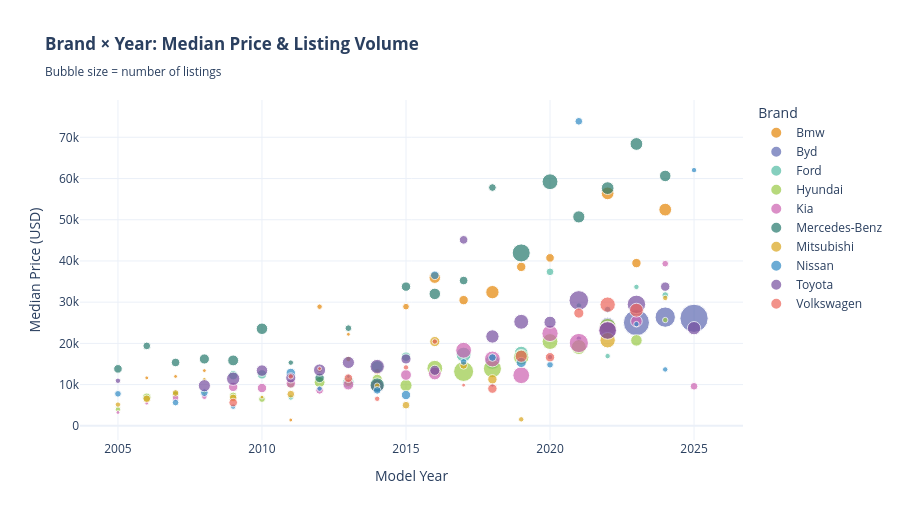

Notebook code cell kept with this figure:
### Markdown cell above
we can see that Hyundai is the most listed car brand in Jordan with 242 listings, followed very closely by Kia with 225 listings and Toyota with 224 listings. This near three-way tie at the top is interesting because it suggests that Korean brands (Hyundai and Kia) are just as popular as the globally dominant Toyota in the Jordanian market. Mercedes-Benz comes in fourth with 181 listings, which is notably high for a luxury brand and indicates that German cars have a strong presence in Jordan. BYD, a Chinese electric vehicle manufacturer, appears in fifth place with 148 listings, which is remarkable considering that electric vehicles are still a relatively new technology and BYD has only recently expanded globally. This suggests that Jordanian buyers are open to Chinese EV brands. Ford, Volkswagen, BMW, Mitsubishi, Nissan, Land, and Honda round out the top 12 with between 64 and 101 listings each. Overall, the market shows a healthy mix of Asian, European, and American brands, with Korean and Japanese brands dominating the top spots. The presence of BYD so high on the list also reflects the rapid shift toward electric vehicles that we observed in earlier visualizations.

### Code cell
# Figure 8: Price vs Year interactive bubble by brand (Jordan)

top_brand_names = df_jordan['Brand'].value_counts().head(10).index.tolist()
df_brands = df_jordan[df_jordan['Brand'].isin(top_brand_names)].copy()
df_brands['Brand'] = df_brands['Brand'].str.title()

brand_summary = (
    df_brands.groupby(['Brand', 'Year'])
    .agg(Median_Price=('Price_USD', 'median'), Count=('Price_USD', 'count'))
    .reset_index()
)

fig8 = px.scatter(
    brand_summary[brand_summary['Year'] >= 2005],
    x='Year', y='Median_Price',
    size='Count', color='Brand',
    hover_name='Brand',
    hover_data={'Count': True, 'Median_Price': ':,.0f'},
    title='<b>Brand × Year: Median Price & Listing Volume</b><br><sub>Bubble size = number of listings</sub>',
    labels={'Median_Price': 'Median Price (USD)', 'Year': 'Model Year'},
    template='plotly_white',
    height=520,
    color_discrete_sequence=px.colors.qualitative.Vivid
)
fig8.show()

### Figure 1 — Plotly figure (JSON) as saved in the notebook; plotly's stock layout.template omitted (floating-point values rounded to 4 significant figures)
{"data": [{"customdata": [[1], [1], [1], [1], [2], [1], [3], [3], [9], [6], [12], [6], [5], [11], [6], [11]], "hovertemplate": "<b>%{hovertext}</b><br><br>Brand=Bmw<br>Model Year=%{x}<br>Median Price (USD)=%{y:,.0f}<br>Count=%{customdata[0]}<extra></extra>", "hovertext": ["Bmw", "Bmw", "Bmw", "Bmw", "Bmw", "Bmw", "Bmw", "Bmw", "Bmw", "Bmw", "Bmw", "Bmw", "Bmw", "Bmw", "Bmw", "Bmw"], "legendgroup": "Bmw", "marker": {"color": "rgb(229, 134, 6)", "size": [1, 1, 1, 1, 2, 1, 3, 3, 9, 6, 12, 6, 5, 11, 6, 11], "sizemode": "area", "sizeref": 0.135, "symbol": "circle"}, "mode": "markers", "name": "Bmw", "orientation": "v", "showlegend": true, "type": "scatter", "x": [2006, 2007, 2008, 2011, 2012, 2013, 2014, 2015, 2016, 2017, 2018, 2019, 2020, 2022, 2023, 2024], "xaxis": "x", "y": [11630.0, 11985, 13395, 1410, 28905, 22210.0, 13113, 28905, 35955, 30490.0, 32430.0, 38560.0, 40749, 56400, 39480, 52452], "yaxis": "y"}, {"customdata": [[1], [2], [2], [15], [46], [28], [54]], "hovertemplate": "<b>%{hovertext}</b><br><br>Brand=Byd<br>Model Year=%{x}<br>Median Price (USD)=%{y:,.0f}<br>Count=%{customdata[0]}<extra></extra>", "hovertext": ["Byd", "Byd", "Byd", "Byd", "Byd", "Byd", "Byd"], "legendgroup": "Byd", "marker": {"color": "rgb(93, 105, 177)", "size": [1, 2, 2, 15, 46, 28, 54], "sizemode": "area", "sizeref": 0.135, "symbol": "circle"}, "mode": "markers", "name": "Byd", "orientation": "v", "showlegend": true, "type": "scatter", "x": [2018, 2020, 2021, 2022, 2023, 2024, 2025], "xaxis": "x", "y": [9870, 16670.0, 21150, 24534, 25030.0, 26367, 26085], "yaxis": "y"}, {"customdata": [[2], [6], [6], [2], [1], [9], [10], [6], [2], [15], [15], [13], [4], [2], [2], [2], [3]], "hovertemplate": "<b>%{hovertext}</b><br><br>Brand=Ford<br>Model Year=%{x}<br>Median Price (USD)=%{y:,.0f}<br>Count=%{customdata[0]}<extra></extra>", "hovertext": ["Ford", "Ford", "Ford", "Ford", "Ford", "Ford", "Ford", "Ford", "Ford", "Ford", "Ford", "Ford", "Ford", "Ford", "Ford", "Ford", "Ford"], "legendgroup": "Ford", "marker": {"color": "rgb(82, 188, 163)", "size": [2, 6, 6, 2, 1, 9, 10, 6, 2, 15, 15, 13, 4, 2, 2, 2, 3], "sizemode": "area", "sizeref": 0.135, "symbol": "circle"}, "mode": "markers", "name": "Ford", "orientation": "v", "showlegend": true, "type": "scatter", "x": [2007, 2009, 2010, 2011, 2012, 2013, 2014, 2015, 2016, 2017, 2018, 2019, 2020, 2021, 2022, 2023, 2024], "xaxis": "x", "y": [8037, 12267, 12480.0, 6874.0, 11562, 10575, 14350.0, 16779, 20550.0, 17270.0, 15510, 17625, 37365, 29187, 16920, 33699, 31725], "yaxis": "y"}, {"customdata": [[2], [5], [3], [1], [4], [3], [4], [8], [5], [7], [10], [17], [27], [22], [16], [17], [15], [20], [9], [2]], "hovertemplate": "<b>%{hovertext}</b><br><br>Brand=Hyundai<br>Model Year=%{x}<br>Median Price (USD)=%{y:,.0f}<br>Count=%{customdata[0]}<extra></extra>", "hovertext": ["Hyundai", "Hyundai", "Hyundai", "Hyundai", "Hyundai", "Hyundai", "Hyundai", "Hyundai", "Hyundai", "Hyundai", "Hyundai", "Hyundai", "Hyundai", "Hyundai", "Hyundai", "Hyundai", "Hyundai", "Hyundai", "Hyundai", "Hyundai"], "legendgroup": "Hyundai", "marker": {"color": "rgb(153, 201, 69)", "size": [2, 5, 3, 1, 4, 3, 4, 8, 5, 7, 10, 17, 27, 22, 16, 17, 15, 20, 9, 2], "sizemode": "area", "sizeref": 0.135, "symbol": "circle"}, "mode": "markers", "name": "Hyundai", "orientation": "v", "showlegend": true, "type": "scatter", "x": [2005, 2006, 2007, 2008, 2009, 2010, 2011, 2012, 2013, 2014, 2015, 2016, 2017, 2018, 2019, 2020, 2021, 2022, 2023, 2024], "xaxis": "x", "y": [4018.0, 6909, 7614, 8036.0, 7262.0, 6486, 10011, 10575, 10575, 11280, 9800.0, 13959, 13180.0, 13850.0, 16638, 20445, 19110.0, 23970.0, 20727, 25662], "yaxis": "y"}, {"customdata": [[1], [1], [3], [2], [6], [6], [6], [4], [8], [12], [8], [11], [17], [17], [19], [18], [25], [22], [9], [3], [4]], "hovertemplate": "<b>%{hovertext}</b><br><br>Brand=Kia<br>Model Year=%{x}<br>Median Price (USD)=%{y:,.0f}<br>Count=%{customdata[0]}<extra></extra>", "hovertext": ["Kia", "Kia", "Kia", "Kia", "Kia", "Kia", "Kia", "Kia", "Kia", "Kia", "Kia", "Kia", "Kia", "Kia", "Kia", "Kia", "Kia", "Kia", "Kia", "Kia", "Kia"], "legendgroup": "Kia", "marker": {"color": "rgb(204, 97, 176)", "size": [1, 1, 3, 2, 6, 6, 6, 4, 8, 12, 8, 11, 17, 17, 19, 18, 25, 22, 9, 3, 4], "sizemode": "area", "sizeref": 0.135, "symbol": "circle"}, "mode": "markers", "name": "Kia", "orientation": "v", "showlegend": true, "type": "scatter", "x": [2005, 2006, 2007, 2008, 2009, 2010, 2011, 2012, 2013, 2014, 2015, 2016, 2017, 2018, 2019, 2020, 2021, 2022, 2023, 2024, 2025], "xaxis": "x", "y": [3243, 5499, 6768, 7050, 9447, 9165, 10293, 8601, 10011, 9658.0, 12340.0, 12690.0, 18330, 16210.0, 12267, 22419, 20090.0, 23190.0, 25380, 39339, 9588], "yaxis": "y"}, {"customdata": [[5], [4], [5], [7], [8], [9], [2], [6], [3], [14], [6], [9], [5], [4], [22], [17], [10], [11], [11], [9]], "hovertemplate": "<b>%{hovertext}</b><br><br>Brand=Mercedes-Benz<br>Model Year=%{x}<br>Median Price (USD)=%{y:,.0f}<br>Count=%{customdata[0]}<extra></extra>", "hovertext": ["Mercedes-Benz", "Mercedes-Benz", "Mercedes-Benz", "Mercedes-Benz", "Mercedes-Benz", "Mercedes-Benz", "Mercedes-Benz", "Mercedes-Benz", "Mercedes-Benz", "Mercedes-Benz", "Mercedes-Benz", "Mercedes-Benz", "Mercedes-Benz", "Mercedes-Benz", "Mercedes-Benz", "Mercedes-Benz", "Mercedes-Benz", "Mercedes-Benz", "Mercedes-Benz", "Mercedes-Benz"], "legendgroup": "Mercedes-Benz", "marker": {"color": "rgb(36, 121, 108)", "size": [5, 4, 5, 7, 8, 9, 2, 6, 3, 14, 6, 9, 5, 4, 22, 17, 10, 11, 11, 9], "sizemode": "area", "sizeref": 0.135, "symbol": "circle"}, "mode": "markers", "name": "Mercedes-Benz", "orientation": "v", "showlegend": true, "type": "scatter", "x": [2005, 2006, 2007, 2008, 2009, 2010, 2011, 2012, 2013, 2014, 2015, 2016, 2017, 2018, 2019, 2020, 2021, 2022, 2023, 2024], "xaxis": "x", "y": [13818, 19390.0, 15369, 16210.0, 15860.0, 23547, 15330.0, 11630.0, 23688, 9870, 33770.0, 32007, 35250.0, 57810, 41950.0, 59220, 50690.0, 57669, 68385, 60630], "yaxis": "y"}, {"customdata": [[2], [4], [3], [1], [4], [1], [4], [2], [2], [2], [4], [7], [4], [6], [2], [16], [2]], "hovertemplate": "<b>%{hovertext}</b><br><br>Brand=Mitsubishi<br>Model Year=%{x}<br>Median Price (USD)=%{y:,.0f}<br>Count=%{customdata[0]}<extra></extra>", "hovertext": ["Mitsubishi", "Mitsubishi", "Mitsubishi", "Mitsubishi", "Mitsubishi", "Mitsubishi", "Mitsubishi", "Mitsubishi", "Mitsubishi", "Mitsubishi", "Mitsubishi", "Mitsubishi", "Mitsubishi", "Mitsubishi", "Mitsubishi", "Mitsubishi", "Mitsubishi"], "legendgroup": "Mitsubishi", "marker": {"color": "rgb(218, 165, 27)", "size": [2, 4, 3, 1, 4, 1, 4, 2, 2, 2, 4, 7, 4, 6, 2, 16, 2], "sizemode": "area", "sizeref": 0.135, "symbol": "circle"}, "mode": "markers", "name": "Mitsubishi", "orientation": "v", "showlegend": true, "type": "scatter", "x": [2005, 2006, 2007, 2008, 2009, 2010, 2011, 2012, 2013, 2014, 2015, 2016, 2017, 2018, 2019, 2022, 2024], "xaxis": "x", "y": [5146.0, 6556.0, 7966.0, 11280.0, 6768, 6980.0, 7684.0, 13570.0, 16210.0, 9729, 5006.0, 20445, 14664, 11280.0, 1568.0, 20760.0, 31020], "yaxis": "y"}, {"customdata": [[3], [3], [4], [2], [6], [2], [1], [4], [6], [5], [3], [4], [7], [3], [4], [3], [2], [2], [2]], "hovertemplate": "<b>%{hovertext}</b><br><br>Brand=Nissan<br>Model Year=%{x}<br>Median Price (USD)=%{y:,.0f}<br>Count=%{customdata[0]}<extra></extra>", "hovertext": ["Nissan", "Nissan", "Nissan", "Nissan", "Nissan", "Nissan", "Nissan", "Nissan", "Nissan", "Nissan", "Nissan", "Nissan", "Nissan", "Nissan", "Nissan", "Nissan", "Nissan", "Nissan", "Nissan"], "legendgroup": "Nissan", "marker": {"color": "rgb(47, 138, 196)", "size": [3, 3, 4, 2, 6, 2, 1, 4, 6, 5, 3, 4, 7, 3, 4, 3, 2, 2, 2], "sizemode": "area", "sizeref": 0.135, "symbol": "circle"}, "mode": "markers", "name": "Nissan", "orientation": "v", "showlegend": true, "type": "scatter", "x": [2005, 2007, 2008, 2009, 2011, 2012, 2013, 2014, 2015, 2016, 2017, 2018, 2019, 2020, 2021, 2022, 2023, 2024, 2025], "xaxis": "x", "y": [7755, 5640, 8037.0, 4653, 12831, 9024, 11985, 8601, 7473, 36519, 15510.0, 16570.0, 15369, 14805, 73884, 28200, 24675, 13677, 62040], "yaxis": "y"}, {"customdata": [[2], [10], [12], [9], [7], [10], [10], [14], [7], [7], [5], [12], [15], [10], [26], [21], [23], [6], [12]], "hovertemplate": "<b>%{hovertext}</b><br><br>Brand=Toyota<br>Model Year=%{x}<br>Median Price (USD)=%{y:,.0f}<br>Count=%{customdata[0]}<extra></extra>", "hovertext": ["Toyota", "Toyota", "Toyota", "Toyota", "Toyota", "Toyota", "Toyota", "Toyota", "Toyota", "Toyota", "Toyota", "Toyota", "Toyota", "Toyota", "Toyota", "Toyota", "Toyota", "Toyota", "Toyota"], "legendgroup": "Toyota", "marker": {"color": "rgb(118, 78, 159)", "size": [2, 10, 12, 9, 7, 10, 10, 14, 7, 7, 5, 12, 15, 10, 26, 21, 23, 6, 12], "sizemode": "area", "sizeref": 0.135, "symbol": "circle"}, "mode": "markers", "name": "Toyota", "orientation": "v", "showlegend": true, "type": "scatter", "x": [2005, 2008, 2009, 2010, 2011, 2012, 2013, 2014, 2015, 2016, 2017, 2018, 2019, 2020, 2021, 2022, 2023, 2024, 2025], "xaxis": "x", "y": [10930.0, 9729, 11421, 13395, 11630.0, 13536, 15369, 14382, 16210.0, 13470.0, 45120, 21680.0, 25239, 25130.0, 30420.0, 23124, 29469, 33770.0, 23688], "yaxis": "y"}, {"customdata": [[5], [2], [1], [5], [2], [2], [2], [1], [6], [10], [6], [7], [16], [13]], "hovertemplate": "<b>%{hovertext}</b><br><br>Brand=Volkswagen<br>Model Year=%{x}<br>Median Price (USD)=%{y:,.0f}<br>Count=%{customdata[0]}<extra></extra>", "hovertext": ["Volkswagen", "Volkswagen", "Volkswagen", "Volkswagen", "Volkswagen", "Volkswagen", "Volkswagen", "Volkswagen", "Volkswagen", "Volkswagen", "Volkswagen", "Volkswagen", "Volkswagen", "Volkswagen"], "legendgroup": "Volkswagen", "marker": {"color": "rgb(237, 100, 90)", "size": [5, 2, 1, 5, 2, 2, 2, 1, 6, 10, 6, 7, 16, 13], "sizemode": "area", "sizeref": 0.135, "symbol": "circle"}, "mode": "markers", "name": "Volkswagen", "orientation": "v", "showlegend": true, "type": "scatter", "x": [2009, 2011, 2012, 2013, 2014, 2015, 2016, 2017, 2018, 2019, 2020, 2021, 2022, 2023], "xaxis": "x", "y": [5640, 11985, 13890.0, 11562, 6556.0, 14170.0, 20445, 9870, 9024, 16880.0, 16638, 27354, 29400.0, 28059], "yaxis": "y"}], "layout": {"height": 520, "legend": {"itemsizing": "constant", "title": {"text": "Brand"}, "tracegroupgap": 0}, "title": {"text": "<b>Brand × Year: Median Price & Listing Volume</b><br><sub>Bubble size = number of listings</sub>"}, "xaxis": {"anchor": "y", "domain": [0, 1], "title": {"text": "Model Year"}}, "yaxis": {"anchor": "x", "domain": [0, 1], "title": {"text": "Median Price (USD)"}}}}
